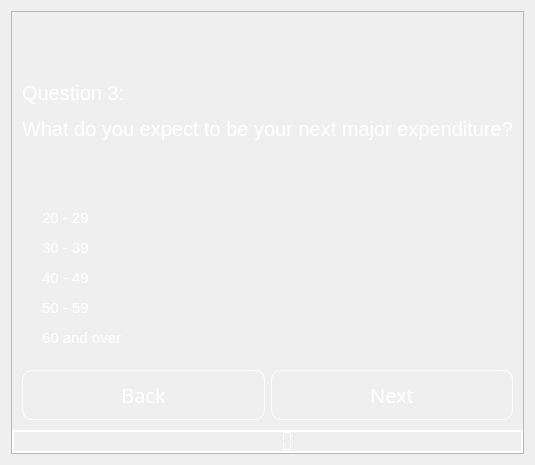
                <widget class="QWidget" name="Q_3">
                 <layout class="QVBoxLayout" name="verticalLayout_33">
                  <item>
                   <widget class="QFrame" name="frame_36">
                    <property name="frameShape">
                     <enum>QFrame::StyledPanel</enum>
                    </property>
                    <property name="frameShadow">
                     <enum>QFrame::Raised</enum>
                    </property>
                    <layout class="QVBoxLayout" name="verticalLayout_31">
                     <property name="spacing">
                      <number>0</number>
                     </property>
                     <property name="leftMargin">
                      <number>0</number>
                     </property>
                     <property name="topMargin">
                      <number>0</number>
                     </property>
                     <property name="rightMargin">
                      <number>0</number>
                     </property>
                     <property name="bottomMargin">
                      <number>0</number>
                     </property>
                     <item>
                      <widget class="QFrame" name="frame_37">
                       <property name="styleSheet">
                        <string notr="true">background:rgba(0,0,0,0);
color: rgb(255, 255, 255);</string>
                       </property>
                       <property name="frameShape">
                        <enum>QFrame::StyledPanel</enum>
                       </property>
                       <property name="frameShadow">
                        <enum>QFrame::Raised</enum>
                       </property>
                       <layout class="QVBoxLayout" name="verticalLayout_32">
                        <item>
                         <widget class="QLabel" name="label_7">
                          <property name="font">
                           <font>
                            <pointsize>15</pointsize>
                           </font>
                          </property>
                          <property name="styleSheet">
                           <string notr="true">color: rgb(255, 255, 255);</string>
                          </property>
                          <property name="text">
                           <string>&lt;html&gt;&lt;head/&gt;&lt;body&gt;&lt;p&gt;&lt;br/&gt;&lt;/p&gt;&lt;p&gt;Question 3:&lt;/p&gt;&lt;p&gt;What do you expect to be your next major expenditure?&lt;/p&gt;&lt;p&gt;&lt;br/&gt;&lt;/p&gt;&lt;/body&gt;&lt;/html&gt;</string>
                          </property>
                          <property name="alignment">
                           <set>Qt::AlignLeading|Qt::AlignLeft|Qt::AlignVCenter</set>
                          </property>
                         </widget>
                        </item>
                        <item>
                         <widget class="QRadioButton" name="Q1_E_3">
                          <property name="font">
                           <font>
                            <pointsize>11</pointsize>
                           </font>
                          </property>
                          <property name="text">
                           <string>20 - 29</string>
                          </property>
                         </widget>
                        </item>
                        <item>
                         <widget class="QRadioButton" name="Q1_D_3">
                          <property name="font">
                           <font>
                            <pointsize>11</pointsize>
                           </font>
                          </property>
                          <property name="text">
                           <string>30 - 39</string>
                          </property>
                         </widget>
                        </item>
                        <item>
                         <widget class="QRadioButton" name="Q1_C_3">
                          <property name="font">
                           <font>
                            <pointsize>11</pointsize>
                           </font>
                          </property>
                          <property name="text">
                           <string>40 - 49</string>
                          </property>
                         </widget>
                        </item>
                        <item>
                         <widget class="QRadioButton" name="Q1_B_3">
                          <property name="font">
                           <font>
                            <pointsize>11</pointsize>
                           </font>
                          </property>
                          <property name="text">
                           <string>50 - 59</string>
                          </property>
                         </widget>
                        </item>
                        <item>
                         <widget class="QRadioButton" name="Q1_A_3">
                          <property name="font">
                           <font>
                            <pointsize>11</pointsize>
                           </font>
                          </property>
                          <property name="text">
                           <string>60 and over</string>
                          </property>
                         </widget>
                        </item>
                       </layout>
                      </widget>
                     </item>
                     <item>
                      <widget class="QFrame" name="frame_38">
                       <property name="styleSheet">
                        <string notr="true">background:rgba(0,0,0,0);</string>
                       </property>
                       <property name="frameShape">
                        <enum>QFrame::StyledPanel</enum>
                       </property>
                       <property name="frameShadow">
                        <enum>QFrame::Raised</enum>
                       </property>
                       <layout class="QHBoxLayout" name="horizontalLayout_10">
                        <item>
                         <widget class="QPushButton" name="btn_back_Q3">
                          <property name="minimumSize">
                           <size>
                            <width>0</width>
                            <height>50</height>
                           </size>
                          </property>
                          <property name="maximumSize">
                           <size>
                            <width>500</width>
                            <height>16777215</height>
                           </size>
                          </property>
                          <property name="font">
                           <font>
                            <family>century gothic</family>
                            <pointsize>15</pointsize>
                           </font>
                          </property>
                          <property name="styleSheet">
                           <string notr="true">QPushButton
{
	background: transparent;
	border-radius: 10px;
	color: rgb(255, 255, 255);
	border: 1px solid rgb(255, 255, 255)
}

QPushButton:hover
{
	background-color: rgb(0, 170, 255);
}</string>
                          </property>
                          <property name="text">
                           <string>Back</string>
                          </property>
                         </widget>
                        </item>
                        <item>
                         <widget class="QPushButton" name="btn_Q_4">
                          <property name="minimumSize">
                           <size>
                            <width>0</width>
                            <height>50</height>
                           </size>
                          </property>
                          <property name="maximumSize">
                           <size>
                            <width>500</width>
                            <height>16777215</height>
                           </size>
                          </property>
                          <property name="font">
                           <font>
                            <family>century gothic</family>
                            <pointsize>15</pointsize>
                           </font>
                          </property>
                          <property name="styleSheet">
                           <string notr="true">QPushButton
{
	background: transparent;
	border-radius: 10px;
	color: rgb(255, 255, 255);
	border: 1px solid rgb(255, 255, 255)
}

QPushButton:hover
{
	background-color: rgb(0, 170, 255);
}</string>
                          </property>
                          <property name="text">
                           <string>Next</string>
                          </property>
                         </widget>
                        </item>
                       </layout>
                      </widget>
                     </item>
                     <item>
                      <widget class="QLCDNumber" name="lcdNumber_4">
                       <property name="maximumSize">
                        <size>
                         <width>16777215</width>
                         <height>200</height>
                        </size>
                       </property>
                       <property name="font">
                        <font>
                         <pointsize>10</pointsize>
                        </font>
                       </property>
                       <property name="styleSheet">
                        <string notr="true">color: rgb(255, 255, 255);</string>
                       </property>
                       <property name="frameShape">
                        <enum>QFrame::WinPanel</enum>
                       </property>
                       <property name="frameShadow">
                        <enum>QFrame::Plain</enum>
                       </property>
                       <property name="segmentStyle">
                        <enum>QLCDNumber::Flat</enum>
                       </property>
                       <property name="intValue" stdset="0">
                        <number>0</number>
                       </property>
                      </widget>
                     </item>
                    </layout>
                   </widget>
                  </item>
                 </layout>
                </widget>
